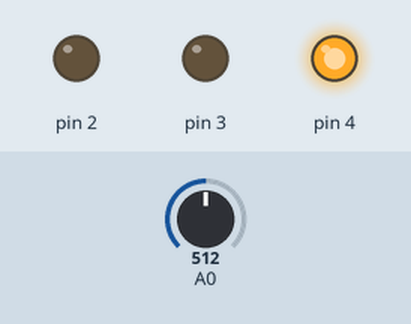
Recording of a sketch running on a simulated Arduino Uno, built with avr-gcc and run on an emulated ATmega328P. Shown: output pins drawn as LEDs (lit = HIGH). The inputs (shaded band) are chosen by the test bench; at power-on: A0 = 512.

Above: at 1.2 s.
1.3 s: A0 set to 106
2.8 s: A0 set to 93
At 4.0 s:
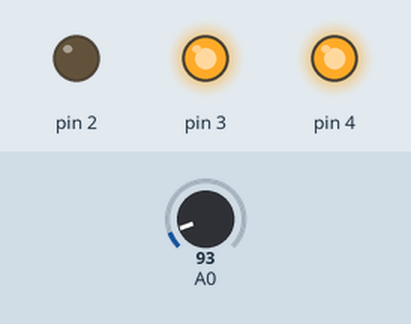
4.3 s: A0 set to 52
5.8 s: A0 set to 47
At 6.4 s:
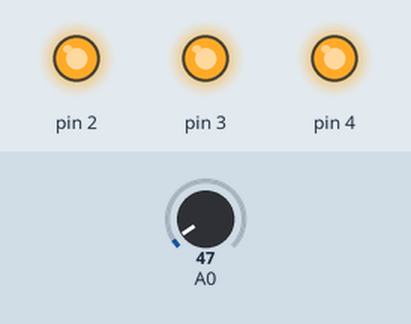
7.3 s: A0 set to 110
At 7.8 s:
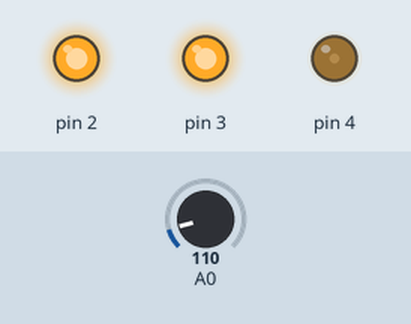
Timing chart, 0 to 9.8 s (numbered marks = the images above; inputs shaded):
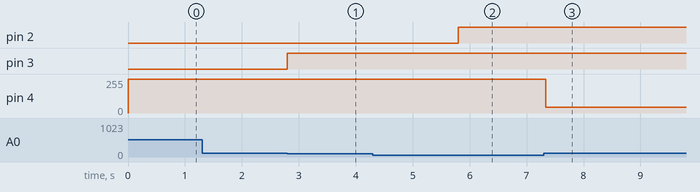

Measured:
- the behaviour switches between 100 and 99 on A0 (found by bisection; images 0 and 1)
- the behaviour switches between 50 and 49 on A0 (found by bisection; images 1 and 2)
- after the input at 1.3 s, every drawn part: stays the same
- after the input at 2.8 s, pin 3: LOW → HIGH at once
- after the input at 4.3 s, every drawn part: stays the same
- after the input at 5.8 s, pin 2: LOW → HIGH at once
- after the input at 7.3 s, pin 4: 255/255 → 44/255 at once

The sketch:

sketch_may16a.ino
```cpp
int brillo;
int estado1;
int estado2;
int estado3;
void setup() {
  // put your setup code here, to run once:
  pinMode(2,OUTPUT);
  pinMode(3,OUTPUT);
  pinMode(4,OUTPUT);
}

void loop() {
  // put your main code here, to run repeatedly:
  brillo=analogRead(A0);
  if((brillo>0)&&(brillo<50)) digitalWrite(2,HIGH);
  if((brillo>50)&&(brillo<100)) digitalWrite(3,HIGH);
  if(brillo>100) digitalWrite(4,HIGH);
  estado1=digitalRead(2);
  estado2=digitalRead(3);
  estado3=digitalRead(4);
  if((estado1==1)&&(estado2==1)&&(estado3==1)){
    if(brillo>75){
      digitalWrite(2,HIGH);
      digitalWrite(3,HIGH);
      digitalWrite(4,LOW);
    }
  }
  if((estado1==1)&&(estado2==1)&&(estado3==0)){
     if((brillo>50)&&(brillo<75)){
       digitalWrite(2,HIGH);
       digitalWrite(3,LOW);
       digitalWrite(4,LOW);
     }
    }
   if((estado1==1)&&(estado2==0)&&(estado3==0)){
    if(brillo<50){
      digitalWrite(2,LOW);
      digitalWrite(3,LOW);
      digitalWrite(4,LOW);
    }
   }
}
```
